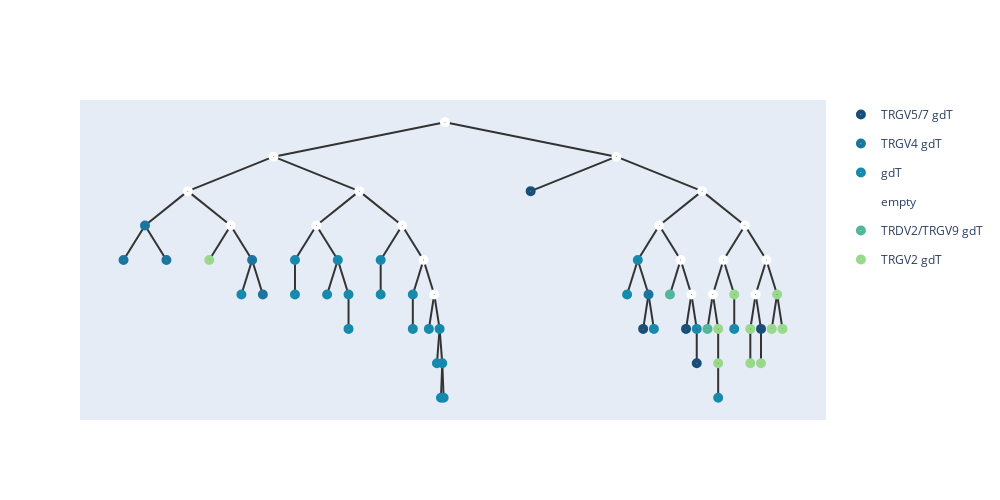

The notebook cell saved with this chart:
### Code cell
ans=[]
find_distances(root,ans)
ans =np.array(ans)
percentile_25 = np.percentile(ans, 25)
percentile_75 = np.percentile(ans, 75)

percentile_25,percentile_75
temp,root = merge_points(similarities,root,nodes1,embeddings,0,percentile_25,percentile_75,n)
for i in nodes1:
    i.hyper = temp[int(i)]
    i.value =  temp[int(i)]
embeddings = temp.numpy();
add_meta(root,meta_list1,[])
show_tree(root,color=['#184e77','#1a759f','#168aad',"#34a0a4",'#52b69a','#99d98c','#76c893','#99d98c']).show_fig()
remove_meta(root);

### Figure 1 — Plotly figure (JSON) as saved in the notebook; plotly's stock layout.template omitted (floating-point values rounded to 4 significant figures)
{"data": [{"hoverinfo": "text", "hovertext": ["0_TRGV5/7 gdT", "44_TRGV5/7 gdT", "11_TRGV5/7 gdT", "7_TRGV5/7 gdT", "38_TRGV5/7 gdT"], "legendgroup": "TRGV5/7 gdT", "marker": {"color": "#184e77", "size": 10, "symbol": "circle-dot"}, "mode": "markers+text", "name": "TRGV5/7 gdT", "type": "scatter", "x": [6.625, 8.102, 8.664, 8.805, 9.648], "y": [2, -4, -4, -5.5, -4]}, {"hoverinfo": "text", "hovertext": ["4_TRGV4 gdT", "35_TRGV4 gdT", "37_TRGV4 gdT", "3_TRGV4 gdT", "1_TRGV4 gdT", "5_TRGV4 gdT"], "legendgroup": "TRGV4 gdT", "marker": {"color": "#1a759f", "size": 10, "symbol": "circle-dot"}, "mode": "markers+text", "name": "TRGV4 gdT", "type": "scatter", "x": [1.562, 1.281, 1.844, 2.969, 3.109, 8.172], "y": [0.5, -1, -1, -1, -2.5, -2.5]}, {"hoverinfo": "text", "hovertext": ["45_gdT", "6_gdT", "2_gdT", "19_gdT", "28_gdT", "14_gdT", "12_gdT", "20_gdT", "13_gdT", "23_gdT", "17_gdT", "27_gdT", "29_gdT", "26_gdT", "8_gdT", "36_gdT", "39_gdT", "16_gdT", "25_gdT", "15_gdT", "43_gdT", "18_gdT", "33_gdT"], "legendgroup": "gdT", "marker": {"color": "#168aad", "size": 10, "symbol": "circle-dot"}, "mode": "markers+text", "name": "gdT", "type": "scatter", "x": [2.828, 3.531, 3.531, 4.094, 3.953, 4.234, 4.234, 4.656, 4.656, 5.078, 5.078, 5.289, 5.43, 5.395, 5.465, 5.447, 5.482, 8.031, 7.891, 8.242, 8.805, 9.086, 9.297], "y": [-2.5, -1, -2.5, -1, -2.5, -2.5, -4, -1, -2.5, -2.5, -4, -4, -4, -5.5, -5.5, -7, -7, -1, -2.5, -4, -4, -7, -4]}, {"hoverinfo": "text", "hovertext": ["90", "88", "83", "81", "87", "82", "85", "78", "76", "89", "86", "79", "77", "75", "84", "74", "66", "80", "64"], "legendgroup": "empty", "marker": {"color": "#fff", "size": 10, "symbol": "circle-dot"}, "mode": "markers+text", "name": "empty", "type": "scatter", "x": [5.5, 3.25, 2.125, 2.688, 4.375, 3.812, 4.938, 5.219, 5.359, 7.75, 8.875, 8.312, 8.594, 8.734, 9.438, 9.156, 9.016, 9.719, 9.578], "y": [5, 3.5, 2, 0.5, 2, 0.5, 0.5, -1, -2.5, 3.5, 2, 0.5, -1, -2.5, 0.5, -1, -2.5, -1, -2.5]}, {"hoverinfo": "text", "hovertext": ["42_TRDV2/TRGV9 gdT", "22_TRDV2/TRGV9 gdT"], "legendgroup": "TRDV2/TRGV9 gdT", "marker": {"color": "#52b69a", "size": 10, "symbol": "circle-dot"}, "mode": "markers+text", "name": "TRDV2/TRGV9 gdT", "type": "scatter", "x": [8.453, 8.945], "y": [-2.5, -4]}, {"hoverinfo": "text", "hovertext": ["21_TRGV2 gdT", "41_TRGV2 gdT", "32_TRGV2 gdT", "40_TRGV2 gdT", "30_TRGV2 gdT", "31_TRGV2 gdT", "10_TRGV2 gdT", "24_TRGV2 gdT", "34_TRGV2 gdT", "9_TRGV2 gdT"], "legendgroup": "TRGV2 gdT", "marker": {"color": "#99d98c", "size": 10, "symbol": "circle-dot"}, "mode": "markers+text", "name": "TRGV2 gdT", "type": "scatter", "x": [2.406, 9.086, 9.086, 9.297, 9.508, 9.508, 9.648, 9.859, 9.789, 9.93], "y": [-1, -4, -5.5, -2.5, -4, -5.5, -5.5, -2.5, -4, -4]}], "layout": {"height": 500, "shapes": [{"layer": "below", "line": {"color": "#333", "width": 2}, "type": "line", "x0": 5.5, "x1": 5.5, "y0": 5, "y1": 5}, {"layer": "below", "line": {"color": "#333", "width": 2}, "type": "line", "x0": 5.5, "x1": 3.25, "y0": 5, "y1": 3.5}, {"layer": "below", "line": {"color": "#333", "width": 2}, "type": "line", "x0": 3.25, "x1": 2.125, "y0": 3.5, "y1": 2}, {"layer": "below", "line": {"color": "#333", "width": 2}, "type": "line", "x0": 2.125, "x1": 1.562, "y0": 2, "y1": 0.5}, {"layer": "below", "line": {"color": "#333", "width": 2}, "type": "line", "x0": 1.562, "x1": 1.281, "y0": 0.5, "y1": -1}, {"layer": "below", "line": {"color": "#333", "width": 2}, "type": "line", "x0": 1.562, "x1": 1.844, "y0": 0.5, "y1": -1}, {"layer": "below", "line": {"color": "#333", "width": 2}, "type": "line", "x0": 2.125, "x1": 2.688, "y0": 2, "y1": 0.5}, {"layer": "below", "line": {"color": "#333", "width": 2}, "type": "line", "x0": 2.688, "x1": 2.406, "y0": 0.5, "y1": -1}, {"layer": "below", "line": {"color": "#333", "width": 2}, "type": "line", "x0": 2.688, "x1": 2.969, "y0": 0.5, "y1": -1}, {"layer": "below", "line": {"color": "#333", "width": 2}, "type": "line", "x0": 2.969, "x1": 2.828, "y0": -1, "y1": -2.5}, {"layer": "below", "line": {"color": "#333", "width": 2}, "type": "line", "x0": 2.969, "x1": 3.109, "y0": -1, "y1": -2.5}, {"layer": "below", "line": {"color": "#333", "width": 2}, "type": "line", "x0": 3.25, "x1": 4.375, "y0": 3.5, "y1": 2}, {"layer": "below", "line": {"color": "#333", "width": 2}, "type": "line", "x0": 4.375, "x1": 3.812, "y0": 2, "y1": 0.5}, {"layer": "below", "line": {"color": "#333", "width": 2}, "type": "line", "x0": 3.812, "x1": 3.531, "y0": 0.5, "y1": -1}, {"layer": "below", "line": {"color": "#333", "width": 2}, "type": "line", "x0": 3.531, "x1": 3.531, "y0": -1, "y1": -2.5}, {"layer": "below", "line": {"color": "#333", "width": 2}, "type": "line", "x0": 3.812, "x1": 4.094, "y0": 0.5, "y1": -1}, {"layer": "below", "line": {"color": "#333", "width": 2}, "type": "line", "x0": 4.094, "x1": 3.953, "y0": -1, "y1": -2.5}, {"layer": "below", "line": {"color": "#333", "width": 2}, "type": "line", "x0": 4.094, "x1": 4.234, "y0": -1, "y1": -2.5}, {"layer": "below", "line": {"color": "#333", "width": 2}, "type": "line", "x0": 4.234, "x1": 4.234, "y0": -2.5, "y1": -4}, {"layer": "below", "line": {"color": "#333", "width": 2}, "type": "line", "x0": 4.375, "x1": 4.938, "y0": 2, "y1": 0.5}, {"layer": "below", "line": {"color": "#333", "width": 2}, "type": "line", "x0": 4.938, "x1": 4.656, "y0": 0.5, "y1": -1}, {"layer": "below", "line": {"color": "#333", "width": 2}, "type": "line", "x0": 4.656, "x1": 4.656, "y0": -1, "y1": -2.5}, {"layer": "below", "line": {"color": "#333", "width": 2}, "type": "line", "x0": 4.938, "x1": 5.219, "y0": 0.5, "y1": -1}, {"layer": "below", "line": {"color": "#333", "width": 2}, "type": "line", "x0": 5.219, "x1": 5.078, "y0": -1, "y1": -2.5}, {"layer": "below", "line": {"color": "#333", "width": 2}, "type": "line", "x0": 5.078, "x1": 5.078, "y0": -2.5, "y1": -4}, {"layer": "below", "line": {"color": "#333", "width": 2}, "type": "line", "x0": 5.219, "x1": 5.359, "y0": -1, "y1": -2.5}, {"layer": "below", "line": {"color": "#333", "width": 2}, "type": "line", "x0": 5.359, "x1": 5.289, "y0": -2.5, "y1": -4}, {"layer": "below", "line": {"color": "#333", "width": 2}, "type": "line", "x0": 5.359, "x1": 5.43, "y0": -2.5, "y1": -4}, {"layer": "below", "line": {"color": "#333", "width": 2}, "type": "line", "x0": 5.43, "x1": 5.395, "y0": -4, "y1": -5.5}, {"layer": "below", "line": {"color": "#333", "width": 2}, "type": "line", "x0": 5.43, "x1": 5.465, "y0": -4, "y1": -5.5}, {"layer": "below", "line": {"color": "#333", "width": 2}, "type": "line", "x0": 5.465, "x1": 5.447, "y0": -5.5, "y1": -7}, {"layer": "below", "line": {"color": "#333", "width": 2}, "type": "line", "x0": 5.465, "x1": 5.482, "y0": -5.5, "y1": -7}, {"layer": "below", "line": {"color": "#333", "width": 2}, "type": "line", "x0": 5.5, "x1": 7.75, "y0": 5, "y1": 3.5}, {"layer": "below", "line": {"color": "#333", "width": 2}, "type": "line", "x0": 7.75, "x1": 6.625, "y0": 3.5, "y1": 2}, {"layer": "below", "line": {"color": "#333", "width": 2}, "type": "line", "x0": 7.75, "x1": 8.875, "y0": 3.5, "y1": 2}, {"layer": "below", "line": {"color": "#333", "width": 2}, "type": "line", "x0": 8.875, "x1": 8.312, "y0": 2, "y1": 0.5}, {"layer": "below", "line": {"color": "#333", "width": 2}, "type": "line", "x0": 8.312, "x1": 8.031, "y0": 0.5, "y1": -1}, {"layer": "below", "line": {"color": "#333", "width": 2}, "type": "line", "x0": 8.031, "x1": 7.891, "y0": -1, "y1": -2.5}, {"layer": "below", "line": {"color": "#333", "width": 2}, "type": "line", "x0": 8.031, "x1": 8.172, "y0": -1, "y1": -2.5}, {"layer": "below", "line": {"color": "#333", "width": 2}, "type": "line", "x0": 8.172, "x1": 8.102, "y0": -2.5, "y1": -4}, {"layer": "below", "line": {"color": "#333", "width": 2}, "type": "line", "x0": 8.172, "x1": 8.242, "y0": -2.5, "y1": -4}, {"layer": "below", "line": {"color": "#333", "width": 2}, "type": "line", "x0": 8.312, "x1": 8.594, "y0": 0.5, "y1": -1}, {"layer": "below", "line": {"color": "#333", "width": 2}, "type": "line", "x0": 8.594, "x1": 8.453, "y0": -1, "y1": -2.5}, {"layer": "below", "line": {"color": "#333", "width": 2}, "type": "line", "x0": 8.594, "x1": 8.734, "y0": -1, "y1": -2.5}, {"layer": "below", "line": {"color": "#333", "width": 2}, "type": "line", "x0": 8.734, "x1": 8.664, "y0": -2.5, "y1": -4}, {"layer": "below", "line": {"color": "#333", "width": 2}, "type": "line", "x0": 8.734, "x1": 8.805, "y0": -2.5, "y1": -4}, {"layer": "below", "line": {"color": "#333", "width": 2}, "type": "line", "x0": 8.805, "x1": 8.805, "y0": -4, "y1": -5.5}, {"layer": "below", "line": {"color": "#333", "width": 2}, "type": "line", "x0": 8.875, "x1": 9.438, "y0": 2, "y1": 0.5}, {"layer": "below", "line": {"color": "#333", "width": 2}, "type": "line", "x0": 9.438, "x1": 9.156, "y0": 0.5, "y1": -1}, {"layer": "below", "line": {"color": "#333", "width": 2}, "type": "line", "x0": 9.156, "x1": 9.016, "y0": -1, "y1": -2.5}, {"layer": "below", "line": {"color": "#333", "width": 2}, "type": "line", "x0": 9.016, "x1": 8.945, "y0": -2.5, "y1": -4}, {"layer": "below", "line": {"color": "#333", "width": 2}, "type": "line", "x0": 9.016, "x1": 9.086, "y0": -2.5, "y1": -4}, {"layer": "below", "line": {"color": "#333", "width": 2}, "type": "line", "x0": 9.086, "x1": 9.086, "y0": -4, "y1": -5.5}, {"layer": "below", "line": {"color": "#333", "width": 2}, "type": "line", "x0": 9.086, "x1": 9.086, "y0": -5.5, "y1": -7}, {"layer": "below", "line": {"color": "#333", "width": 2}, "type": "line", "x0": 9.156, "x1": 9.297, "y0": -1, "y1": -2.5}, {"layer": "below", "line": {"color": "#333", "width": 2}, "type": "line", "x0": 9.297, "x1": 9.297, "y0": -2.5, "y1": -4}, {"layer": "below", "line": {"color": "#333", "width": 2}, "type": "line", "x0": 9.438, "x1": 9.719, "y0": 0.5, "y1": -1}, {"layer": "below", "line": {"color": "#333", "width": 2}, "type": "line", "x0": 9.719, "x1": 9.578, "y0": -1, "y1": -2.5}, {"layer": "below", "line": {"color": "#333", "width": 2}, "type": "line", "x0": 9.578, "x1": 9.508, "y0": -2.5, "y1": -4}, {"layer": "below", "line": {"color": "#333", "width": 2}, "type": "line", "x0": 9.508, "x1": 9.508, "y0": -4, "y1": -5.5}, {"layer": "below", "line": {"color": "#333", "width": 2}, "type": "line", "x0": 9.578, "x1": 9.648, "y0": -2.5, "y1": -4}, {"layer": "below", "line": {"color": "#333", "width": 2}, "type": "line", "x0": 9.648, "x1": 9.648, "y0": -4, "y1": -5.5}, {"layer": "below", "line": {"color": "#333", "width": 2}, "type": "line", "x0": 9.719, "x1": 9.859, "y0": -1, "y1": -2.5}, {"layer": "below", "line": {"color": "#333", "width": 2}, "type": "line", "x0": 9.859, "x1": 9.789, "y0": -2.5, "y1": -4}, {"layer": "below", "line": {"color": "#333", "width": 2}, "type": "line", "x0": 9.859, "x1": 9.93, "y0": -2.5, "y1": -4}], "width": 1000, "xaxis": {"showgrid": false, "showline": false, "showticklabels": false, "zeroline": false}, "yaxis": {"showgrid": false, "showline": false, "showticklabels": false, "zeroline": false}}}
